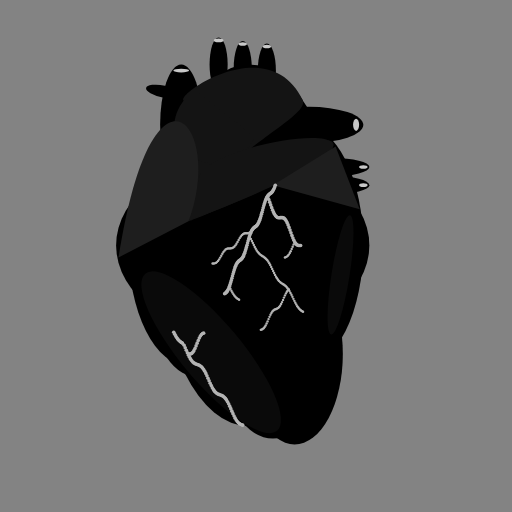
Frame 1 (no input)
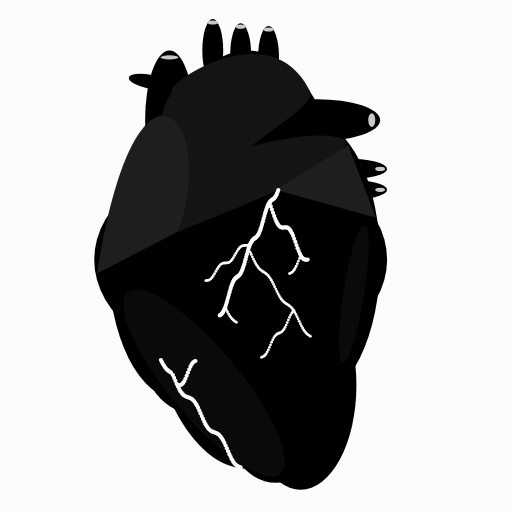
Frame 60 (no input)
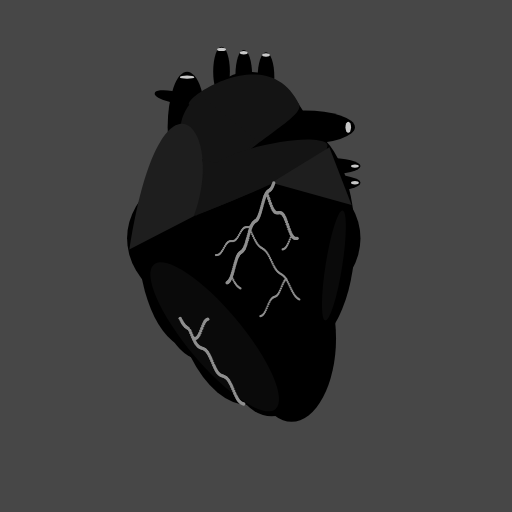
Frame 120 (the mouse pressed at the canvas centre since frame 60)

The p5.js sketch that drew these frames (run headless with seeded random() and noise() and a simulated clock; from frame 60 on, the mouse is pressed at the canvas centre):

// p5.js sketch
// ── sketch.js
//Declaración de uso de IA

// true = pantalla de monitor cardíaco, false = corazón
let modoMonitor = false;

function setup() {}

// Método de entrada: al presionar cualquier tecla, alterno entre las dos pantallas
function keyPressed() {
  modoMonitor = !modoMonitor;
}

function draw() {
  createCanvas(512, 512);

  if (modoMonitor) {
    dibujarMonitor();
  } else {
    dibujarCorazon();
  }
}

// ---------------------------------------------------------------
// MONITOR CARDÍACO (sin sonido, blanco y negro, sin arrays,
// misma frecuencia y duración que el latido del corazón)
// ---------------------------------------------------------------
function dibujarMonitor() {
  background(0);

  // Mismo período que el latido del corazón: sin(frameCount * 0.03)
  let periodo = TWO_PI / 0.03;
  let anchoPico = periodo * 0.08; // qué tan angosto es el pico
  let base = height / 2;

  // --- SOMBRA (inspirada en las exposiciones múltiples de Ben F. Laposky) ---
  // Dibujo varias capas del mismo trazo, cada una más oscura y desplazada,
  // para simular el efecto de estela/profundidad de sus osciloscopios.
  for (let capa = 4; capa >= 1; capa--) {
    let desplazamiento = capa * 3;
    let gris = 255 - capa * 45; // cada capa un poco más oscura
    stroke(gris);
    strokeWeight(2);

    for (let x = 0; x < width; x++) {
      let fase = (x + frameCount) % periodo;
      let y;

      if (fase < anchoPico) {
        y = base - 40; // pico
      } else {
        y = base; // línea base
      }

      point(x + desplazamiento, y + desplazamiento);
    }
  }

  // --- TRAZO PRINCIPAL, blanco, al frente ---
  stroke(255);
  strokeWeight(2);
  for (let x = 0; x < width; x++) {
    let fase = (x + frameCount) % periodo;
    let y;

    if (fase < anchoPico) {
      y = base - 40;
    } else {
      y = base;
    }

    point(x, y);
  }
}

// ---------------------------------------------------------------
// CORAZÓN (código original, sin cambios en el dibujo)
// ---------------------------------------------------------------
function dibujarCorazon() {
  // Declaro la variable fondo y le asigno un map, se lo aplico al background
  let fondo = map(sin(frameCount * 0.03), -1, 1, 0, 255);
  background(fondo);

  /*push();
  stroke(70);
  // Hago la cuadrícula con lineas
  for (let i = 5; i < 510; i += 5) {
    line(i, 10, i, 500);
  }
  
  for (let i = 5; i < 510; i += 5) {
    line(10, i, 500, i);
  }
  pop();*/

  // Latido
  let escala = 1.2 + sin(frameCount * 0.03) * 0.2;
  push();
  translate(256, 155);
  scale(escala);
  translate(-256, -175);

  // Le aplico otro map al corazón
  let cora = map(sin(frameCount * 0.03), -1, 1, 0, 255);

  push();
  fill(0);
  noStroke();
  ellipse(250, 250, 150, 300); //base
  ellipse(245, 250, 210, 150); //centro horizontal
  ellipse(200, 250, 100, 200); //lateral izq
  ellipse(210, 300, 80, 120); //lateral izq inf
  ellipse(270, 350, 80, 120); //lateral der inf 1
  ellipse(280, 340, 80, 100); //lateral der inf 2
  ellipse(288, 340, 80, 150); //lateral der inf 3
  ellipse(295, 250, 100, 200); //lateral der

  ellipse(194, 150, 35, 100); //horizontal
  //ellipse(170, 150, 30, 12); //2
  //ellipse(170, 130, 30, 12); //1

  push();
  rotate(PI / 16); //diagonal chica
  translate(90, 10);
  ellipse(110, 75, 30, 10); //1
  pop();

  ellipse(245, 103, 15, 45); //centro chica
  ellipse(225, 100, 15, 45); //centro izq
  ellipse(265, 105, 15, 45); //centro der

  ellipse(225, 138, 80, 30); //completa forma

  ellipse(300, 150, 90, 30); //derecha grande
  ellipse(320, 185, 60, 15); //1
  ellipse(320, 200, 60, 15); //2

  fill(20);
  bezier(209, 180, 350, 40, 245, 150, 202, 230);
  bezier(215, 120, 389, 120, 230, 150, 202, 230);
  bezier(295, 130, 265, 66, 175, 135, 200, 130);

  push();
  noStroke();
  bezier(255, 160, 230, 210, 155, 165, 205, 120);
  pop();
  fill(20);
  bezier(200, 230, 455, 130, 230, 150, 200, 230);
  fill(20);
  noStroke();
  bezier(199, 230, 450, 135, 237, 155, 210, 190);
  fill(30);
  triangle(322, 168, 270, 200, 342, 220);

  fill(200); //agujeros
  ellipse(194, 105, 13, 3);
  //ellipse(173,110,8,3);
  ellipse(225, 80, 8, 3);
  ellipse(245, 83, 7, 3);
  ellipse(265, 85, 7, 3);
  ellipse(339, 150, 5, 10);
  ellipse(345, 185, 7, 3);
  ellipse(345, 200, 7, 3);

  push(); // sombra
  fill(10);
  rotate(PI / -4.5);
  translate(-260, 40);
  ellipse(210, 360, 50, 170);
  pop();

  push(); // sombra
  fill(10);
  rotate(PI / 20);
  // translate(-260, 40);
  ellipse(365, 220, 15, 100);
  pop();

  // --------------- VENAS ---------------------------------------
  // Le aplico otro map a las venas
  let vena = map(sin(frameCount * 0.03), -1, 1, 100, 255);

  stroke(vena); // puntos blancos
  strokeWeight(3);

  // Vena principal
  for (let i = 0; i < 85; i++) {
    let x = 230 + i * 0.5;
    let y = 290 - i * 1.1 + sin(i * 0.25) * 3;

    point(x, y);
  }

  strokeWeight(2);
  // Rama derecha 1
  for (let i = 0; i < 55; i++) {
    let x = 295 - i * 0.8;
    let y = 305 - i * 1.1 + sin(i * 0.3) * 2;

    point(x, y);
  }

  // Rama izquierda 1
  for (let i = 0; i < 40; i++) {
    let x = 220 + i * 0.9;
    let y = 265 - i * 0.8 + sin(i * 0.4) * 2;

    point(x, y);
  }

  // Rama derecha 2
  for (let i = 0; i < 10; i++) {
    let x = 242 - i * 0.8;
    let y = 295 - i * 1.1 + sin(i * 0.3) * 2;

    point(x, y);
  }

  // Rama izquierda 2
  for (let i = 0; i < 30; i++) {
    let x = 260 + i * 0.8;
    let y = 320 - i * 1.1 + sin(i * 0.4) * 2;

    point(x, y);
  }

  // Rama izquierda 3
  for (let i = 0; i < 10; i++) {
    let x = 280 + i * 0.8;
    let y = 260 - i * 1.1 + sin(i * 0.4) * 2;

    point(x, y);
  }

  strokeWeight(3);
  // Rama derecha 3
  for (let i = 0; i < 35; i++) {
    let x = 293 - i * 0.8;
    let y = 250 - i * 1.1 + sin(i * 0.3) * 4;

    point(x, y);
  }

  strokeWeight(3);
  // Rama derecha 4 (izquierda)
  for (let i = 0; i < 55; i++) {
    let x = 245 - i * 0.9;
    let y = 399 - i * 1.2 + sin(i * 0.3) * 3;

    point(x, y);
  }

  // Rama derecha 4
  for (let i = 0; i < 15; i++) {
    let x = 200 + i * 0.9;
    let y = 340 - i * 1.1 + sin(i * 0.4) * 3;

    point(x, y);
  }

  // Rama derecha 2
  for (let i = 0; i < 10; i++) {
    let x = 195 - i * 0.8;
    let y = 331 - i * 1.1 + sin(i * 0.3) * 2;

    point(x, y);
  }

  noStroke();
  fill(30);
  bezier(142, 260, 170, 80, 230, 150, 200, 230);

  pop();
  pop();
}
